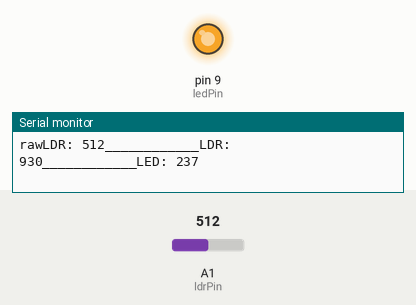
Bench run of a sketch on a simulated Arduino Uno, built with avr-gcc and run on an emulated ATmega328P. Parts: output pins drawn as LEDs (lit = HIGH), the last lines printed to the serial monitor. The inputs (shaded band) are chosen by the test bench; at power-on: A1 (ldrPin) = 512.

Above: at 1.2 s.
1.3 s: A1 (ldrPin) set to 122
At 1.9 s:
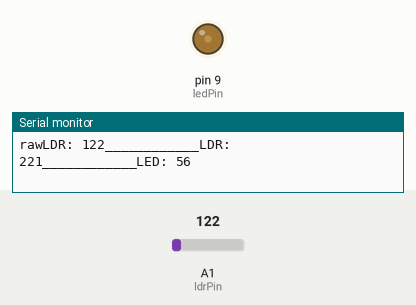
2.8 s: A1 (ldrPin) set to 0
At 3.5 s:
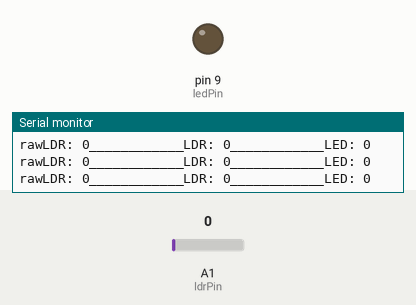
4.3 s: A1 (ldrPin) set to 4
At 5.2 s:
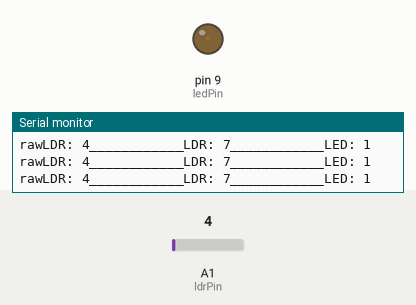
7.3 s: A1 (ldrPin) set to 306
At 8.1 s:
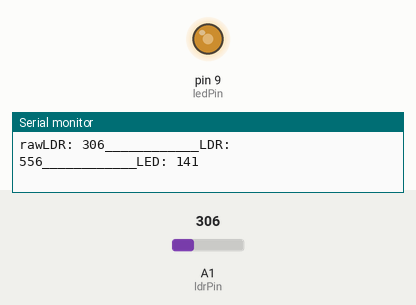
Timing chart, 0 to 9.8 s (numbered marks = the images above; inputs shaded):
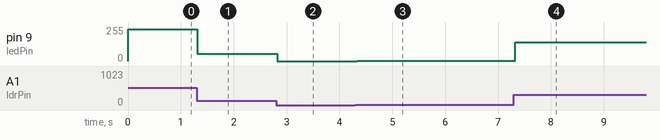

Measured:
- after the input at 1.3 s, pin 9 (ledPin): 237/255 → 56/255 at once
- after the input at 2.8 s, pin 9 (ledPin): 56/255 → 0/255 at once
- after the input at 4.3 s, pin 9 (ledPin): 0/255 → 1/255 at once
- after the input at 7.3 s, pin 9 (ledPin): 1/255 → 141/255 at once

The sketch:

LDRval.ino
```cpp
// INSTRUCTIONS:
// For schematics of the LDR --follow the pic in this folder.
// Connect LDR to Analog pin A1
// Connect LED to Digital PWM Pin 9 (Note this is optional - just to show the intensity of the ldr to output to LED)


const int ldrPin = A1;
const int ledPin = 9; // Use pins 3,5,6,9,10,11 only for digital pwm analog o/p


void setup() {

Serial.begin(9600);

pinMode(ldrPin, INPUT);
pinMode(ledPin, OUTPUT);

}

void loop() {

int rawLdrVal = analogRead(ldrPin);

int ldrVal = map(rawLdrVal, 0, 550, 0, 1000); //Tested Values are ---     most min (lowest it can get): abt 50-65,      min(covered with finger to top): abt 120,       max (with phone flash direct on it): abt 550-600

int outputLedVal = map(ldrVal, 0, 1000, 0, 255); // Re-map back to show intensity on LED

analogWrite(ledPin, outputLedVal);

Serial.print("rawLDR: ");
Serial.print(rawLdrVal);
Serial.print("____________");
Serial.print("LDR: ");
Serial.print(ldrVal);
Serial.print("____________");
Serial.print("LED: ");
Serial.println(outputLedVal);


}
```
